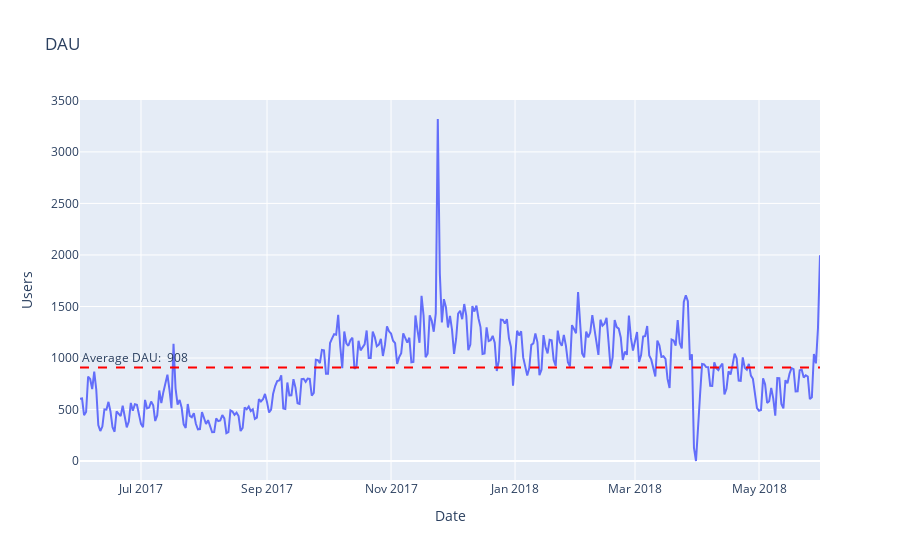

Notebook cell for this chart:
### Code cell
fig = px.line(dau_new,
              x='date',
              y='n_users',
              title='DAU',
              labels={'date': 'Date',
                      'n_users': 'Users'}
              )

dau_total = dau_new['n_users'].mean()

fig.add_hline(y=dau_total,
              line_color='red',
              line_dash='dash',
              annotation_text=f'Average DAU: {dau_total: .0f}',
              annotation_position='top left')

fig.show()

### Figure 1 — Plotly figure (JSON) as saved in the notebook; plotly's stock layout.template omitted (floating-point values rounded to 4 significant figures; data arrays with more than 128 entries replaced by an {"elided": "..."} marker saying what was removed)
{"data": [{"hovertemplate": "Date=%{x}<br>Users=%{y}<extra></extra>", "legendgroup": "", "line": {"color": "#636efa", "dash": "solid"}, "marker": {"symbol": "circle"}, "mode": "lines", "name": "", "orientation": "v", "showlegend": false, "type": "scatter", "x": {"elided": "364 str values"}, "xaxis": "x", "y": {"elided": "364 int values"}, "yaxis": "y"}], "layout": {"annotations": [{"showarrow": false, "text": "Average DAU:  908", "x": 0, "xanchor": "left", "xref": "x domain", "y": 908.0, "yanchor": "bottom", "yref": "y"}], "legend": {"tracegroupgap": 0}, "shapes": [{"line": {"color": "red", "dash": "dash"}, "type": "line", "x0": 0, "x1": 1, "xref": "x domain", "y0": 908.0, "y1": 908.0, "yref": "y"}], "title": {"text": "DAU"}, "xaxis": {"anchor": "y", "domain": [0, 1], "title": {"text": "Date"}}, "yaxis": {"anchor": "x", "domain": [0, 1], "title": {"text": "Users"}}}}
